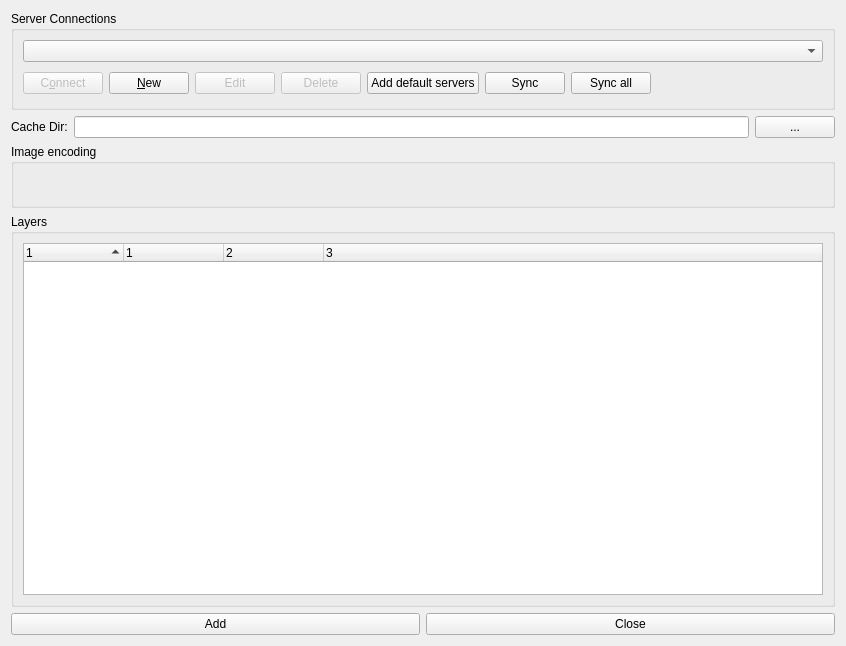
<ui version="4.0" >
 <class>ossimPlanetQtWmsDialog</class>
 <widget class="QDialog" name="ossimPlanetQtWmsDialog" >
  <property name="windowModality" >
   <enum>Qt::WindowModal</enum>
  </property>
  <property name="geometry" >
   <rect>
    <x>0</x>
    <y>0</y>
    <width>846</width>
    <height>646</height>
   </rect>
  </property>
  <property name="windowTitle" >
   <string>WMS Server definitions</string>
  </property>
  <layout class="QVBoxLayout" >
   <item>
    <widget class="QGroupBox" name="GroupBox1" >
     <property name="title" >
      <string>Server Connections</string>
     </property>
     <layout class="QVBoxLayout" >
      <item>
       <widget class="QComboBox" name="theServerConnections" />
      </item>
      <item>
       <layout class="QHBoxLayout" >
        <item>
         <widget class="QPushButton" name="theConnectServerButton" >
          <property name="enabled" >
           <bool>false</bool>
          </property>
          <property name="text" >
           <string>C&amp;onnect</string>
          </property>
         </widget>
        </item>
        <item>
         <widget class="QPushButton" name="theNewServerButton" >
          <property name="text" >
           <string>&amp;New</string>
          </property>
         </widget>
        </item>
        <item>
         <widget class="QPushButton" name="theEditServerButton" >
          <property name="enabled" >
           <bool>false</bool>
          </property>
          <property name="text" >
           <string>Edit</string>
          </property>
         </widget>
        </item>
        <item>
         <widget class="QPushButton" name="theDeleteServerButton" >
          <property name="enabled" >
           <bool>false</bool>
          </property>
          <property name="text" >
           <string>Delete</string>
          </property>
         </widget>
        </item>
        <item>
         <widget class="QPushButton" name="theAddDefaultServersButton" >
          <property name="statusTip" >
           <string>Adds a few example WMS servers</string>
          </property>
          <property name="whatsThis" >
           <string comment="Adds several example WMS servers to the list" />
          </property>
          <property name="text" >
           <string>Add default servers</string>
          </property>
         </widget>
        </item>
        <item>
         <widget class="QPushButton" name="theWmsSynchButton" >
          <property name="statusTip" >
           <string>Adds a few example WMS servers</string>
          </property>
          <property name="whatsThis" >
           <string comment="Adds several example WMS servers to the list" />
          </property>
          <property name="text" >
           <string>Sync</string>
          </property>
         </widget>
        </item>
        <item>
         <widget class="QPushButton" name="theWmsSynchAllButton" >
          <property name="statusTip" >
           <string>Adds a few example WMS servers</string>
          </property>
          <property name="whatsThis" >
           <string comment="Adds several example WMS servers to the list" />
          </property>
          <property name="text" >
           <string>Sync all</string>
          </property>
         </widget>
        </item>
        <item>
         <spacer>
          <property name="orientation" >
           <enum>Qt::Horizontal</enum>
          </property>
          <property name="sizeType" >
           <enum>QSizePolicy::Expanding</enum>
          </property>
          <property name="sizeHint" >
           <size>
            <width>141</width>
            <height>30</height>
           </size>
          </property>
         </spacer>
        </item>
       </layout>
      </item>
     </layout>
    </widget>
   </item>
   <item>
    <layout class="QHBoxLayout" >
     <item>
      <widget class="QLabel" name="theCacheDirLabel_2" >
       <property name="text" >
        <string>Cache Dir:</string>
       </property>
      </widget>
     </item>
     <item>
      <widget class="QLineEdit" name="theCacheDir" />
     </item>
     <item>
      <widget class="QPushButton" name="theCacheDirButton" >
       <property name="text" >
        <string>...</string>
       </property>
       <property name="autoDefault" >
        <bool>false</bool>
       </property>
      </widget>
     </item>
    </layout>
   </item>
   <item>
    <widget class="QGroupBox" name="theGroupImageEncoding" >
     <property name="sizePolicy" >
      <sizepolicy vsizetype="Preferred" hsizetype="Preferred" >
       <horstretch>0</horstretch>
       <verstretch>0</verstretch>
      </sizepolicy>
     </property>
     <property name="minimumSize" >
      <size>
       <width>16</width>
       <height>64</height>
      </size>
     </property>
     <property name="title" >
      <string>Image encoding</string>
     </property>
    </widget>
   </item>
   <item>
    <widget class="QGroupBox" name="groupBox2" >
     <property name="title" >
      <string>Layers</string>
     </property>
     <layout class="QVBoxLayout" >
      <item>
       <widget class="QTreeWidget" name="theLayersList" >
        <property name="selectionMode" >
         <enum>QAbstractItemView::ExtendedSelection</enum>
        </property>
        <property name="sortingEnabled" >
         <bool>true</bool>
        </property>
        <property name="columnCount" >
         <number>4</number>
        </property>
        <column>
         <property name="text" >
          <string>1</string>
         </property>
        </column>
        <column>
         <property name="text" >
          <string>1</string>
         </property>
        </column>
        <column>
         <property name="text" >
          <string>2</string>
         </property>
        </column>
        <column>
         <property name="text" >
          <string>3</string>
         </property>
        </column>
       </widget>
      </item>
     </layout>
    </widget>
   </item>
   <item>
    <layout class="QHBoxLayout" >
     <item>
      <widget class="QPushButton" name="theAddButton" >
       <property name="text" >
        <string>Add</string>
       </property>
       <property name="autoDefault" >
        <bool>false</bool>
       </property>
      </widget>
     </item>
     <item>
      <widget class="QPushButton" name="theCloseButton" >
       <property name="text" >
        <string>Close</string>
       </property>
       <property name="autoDefault" >
        <bool>false</bool>
       </property>
      </widget>
     </item>
    </layout>
   </item>
  </layout>
 </widget>
 <tabstops>
  <tabstop>theServerConnections</tabstop>
  <tabstop>theConnectServerButton</tabstop>
  <tabstop>theNewServerButton</tabstop>
  <tabstop>theEditServerButton</tabstop>
  <tabstop>theDeleteServerButton</tabstop>
  <tabstop>theAddDefaultServersButton</tabstop>
  <tabstop>theCacheDir</tabstop>
  <tabstop>theCacheDirButton</tabstop>
  <tabstop>theLayersList</tabstop>
  <tabstop>theAddButton</tabstop>
  <tabstop>theCloseButton</tabstop>
 </tabstops>
 <resources/>
 <connections/>
</ui>
